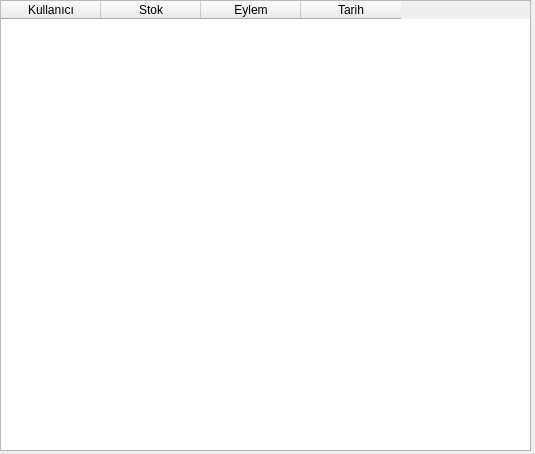
<?xml version="1.0" encoding="UTF-8"?>
<ui version="4.0">
 <class>Form</class>
 <widget class="QWidget" name="Form">
  <property name="geometry">
   <rect>
    <x>0</x>
    <y>0</y>
    <width>535</width>
    <height>454</height>
   </rect>
  </property>
  <property name="windowTitle">
   <string>Hareketler</string>
  </property>
  <widget class="QTableWidget" name="tablo">
   <property name="geometry">
    <rect>
     <x>0</x>
     <y>0</y>
     <width>531</width>
     <height>451</height>
    </rect>
   </property>
   <column>
    <property name="text">
     <string>Kullanıcı</string>
    </property>
   </column>
   <column>
    <property name="text">
     <string>Stok</string>
    </property>
   </column>
   <column>
    <property name="text">
     <string>Eylem</string>
    </property>
   </column>
   <column>
    <property name="text">
     <string>Tarih</string>
    </property>
   </column>
  </widget>
 </widget>
 <resources/>
 <connections/>
</ui>
